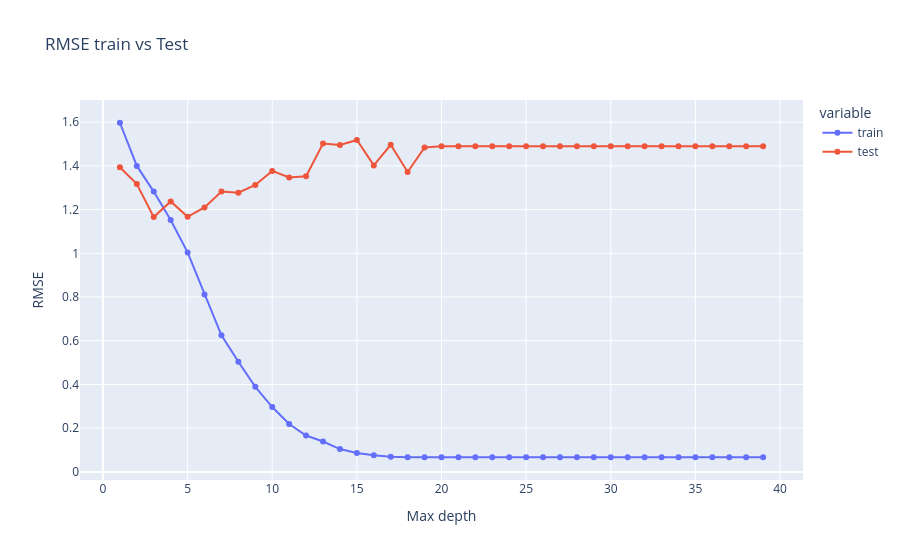

Notebook code cell kept with this figure:
### Code cell
fig = px.line(result_df,x="x",y=["train","test"], markers=True, title = "RMSE train vs Test",labels={"x":"Max depth","value" : "RMSE"})
fig.update_layout(hovermode = "x unified")

### Figure 1 — Plotly figure (JSON) as saved in the notebook; plotly's stock layout.template omitted (floating-point values rounded to 4 significant figures)
{"data": [{"hovertemplate": "variable=train<br>Max depth=%{x}<br>RMSE=%{y}<extra></extra>", "legendgroup": "train", "line": {"color": "#636efa", "dash": "solid"}, "marker": {"symbol": "circle"}, "mode": "lines+markers", "name": "train", "orientation": "v", "showlegend": true, "type": "scatter", "x": [1, 2, 3, 4, 5, 6, 7, 8, 9, 10, 11, 12, 13, 14, 15, 16, 17, 18, 19, 20, 21, 22, 23, 24, 25, 26, 27, 28, 29, 30, 31, 32, 33, 34, 35, 36, 37, 38, 39], "xaxis": "x", "y": [1.597, 1.4, 1.282, 1.152, 1.004, 0.8119, 0.6248, 0.5036, 0.3892, 0.2965, 0.219, 0.1664, 0.1391, 0.1045, 0.08601, 0.07571, 0.06952, 0.06724, 0.06697, 0.06693, 0.06693, 0.06693, 0.06693, 0.06693, 0.06693, 0.06693, 0.06693, 0.06693, 0.06693, 0.06693, 0.06693, 0.06693, 0.06693, 0.06693, 0.06693, 0.06693, 0.06693, 0.06693, 0.06693], "yaxis": "y"}, {"hovertemplate": "variable=test<br>Max depth=%{x}<br>RMSE=%{y}<extra></extra>", "legendgroup": "test", "line": {"color": "#EF553B", "dash": "solid"}, "marker": {"symbol": "circle"}, "mode": "lines+markers", "name": "test", "orientation": "v", "showlegend": true, "type": "scatter", "x": [1, 2, 3, 4, 5, 6, 7, 8, 9, 10, 11, 12, 13, 14, 15, 16, 17, 18, 19, 20, 21, 22, 23, 24, 25, 26, 27, 28, 29, 30, 31, 32, 33, 34, 35, 36, 37, 38, 39], "xaxis": "x", "y": [1.393, 1.317, 1.166, 1.237, 1.167, 1.21, 1.283, 1.277, 1.313, 1.377, 1.347, 1.352, 1.502, 1.495, 1.519, 1.402, 1.496, 1.372, 1.484, 1.49, 1.49, 1.49, 1.49, 1.49, 1.49, 1.49, 1.49, 1.49, 1.49, 1.49, 1.49, 1.49, 1.49, 1.49, 1.49, 1.49, 1.49, 1.49, 1.49], "yaxis": "y"}], "layout": {"hovermode": "x unified", "legend": {"title": {"text": "variable"}, "tracegroupgap": 0}, "title": {"text": "RMSE train vs Test"}, "xaxis": {"anchor": "y", "domain": [0, 1], "title": {"text": "Max depth"}}, "yaxis": {"anchor": "x", "domain": [0, 1], "title": {"text": "RMSE"}}}}
